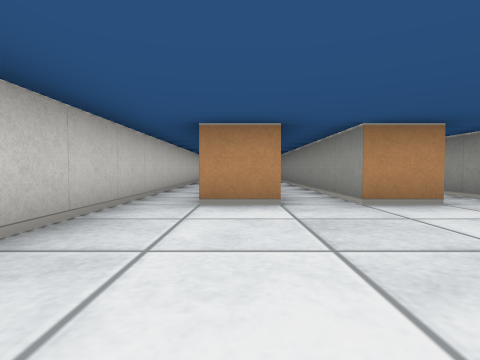
view 1 (above)

18 first-person views from a walk through a cub3D maze. The camera is about half as high as the walls, tilts 2° down and sees 80° across. The floor is counted in squares. Each view is taken from the middle of a square. On the plan, view 1 faces up. The plan holds only what a view shows up to about 9 squares ahead; the rest is blank.

view 2
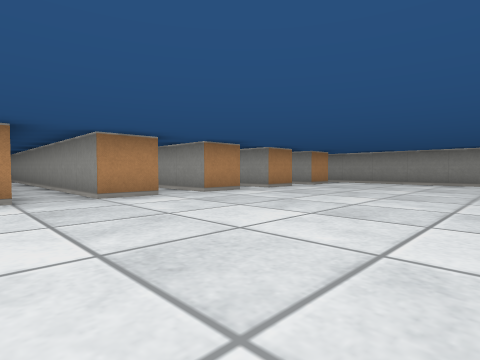

view 3
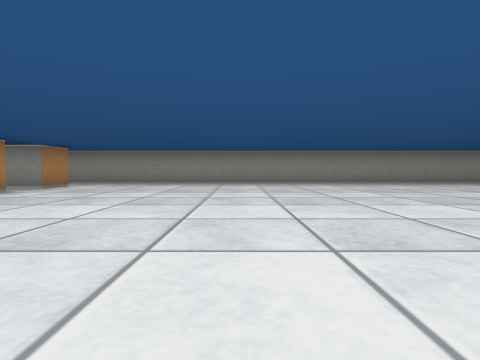

view 4
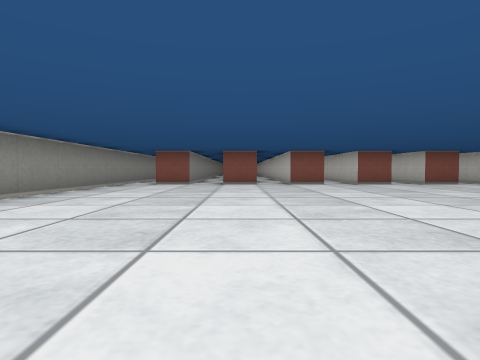

view 5
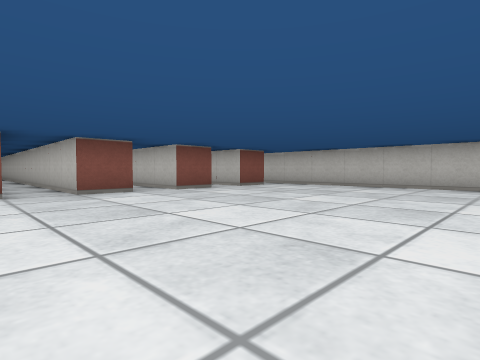

view 6
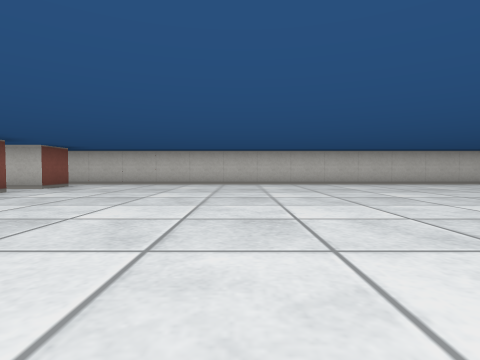

view 7
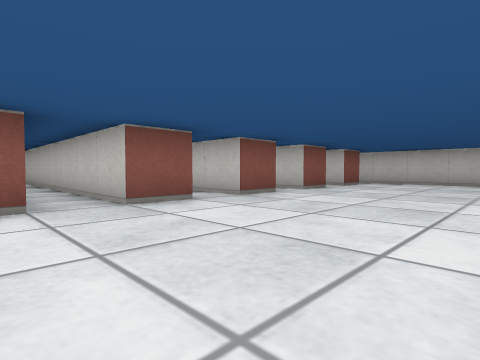

view 8
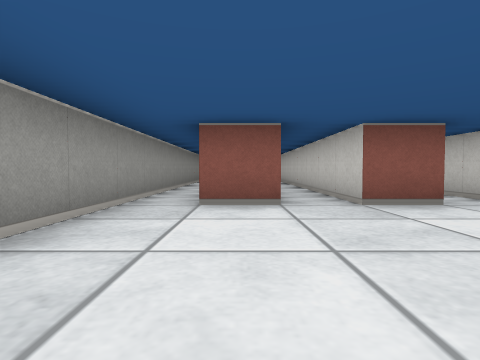

view 9
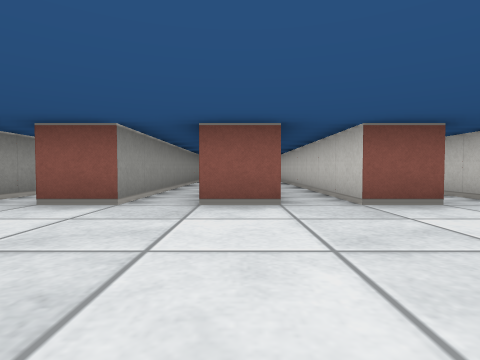

view 10
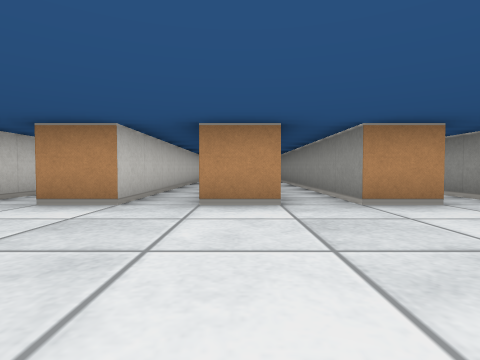

view 11
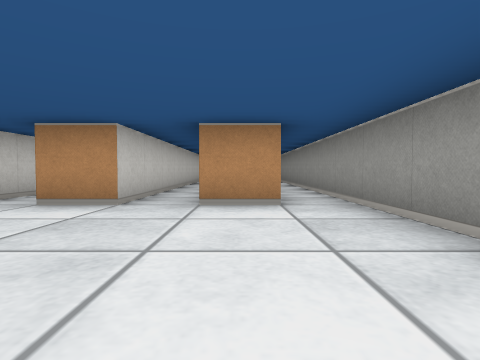

view 12
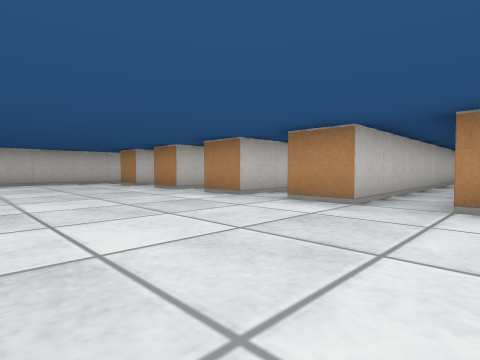

view 13
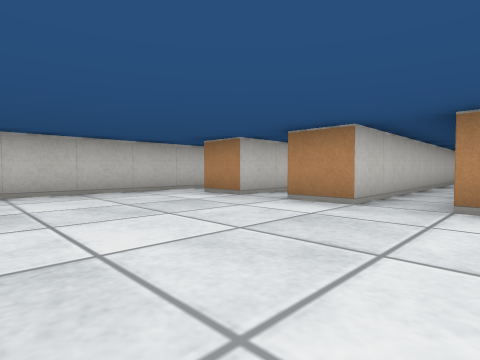

view 14
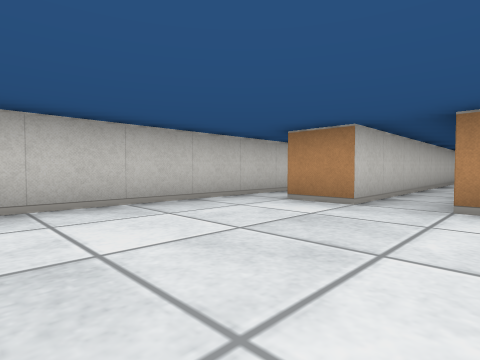

view 15
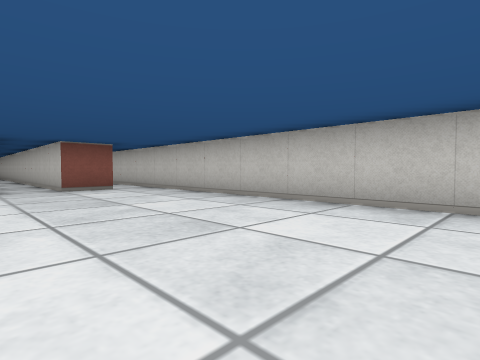

view 16
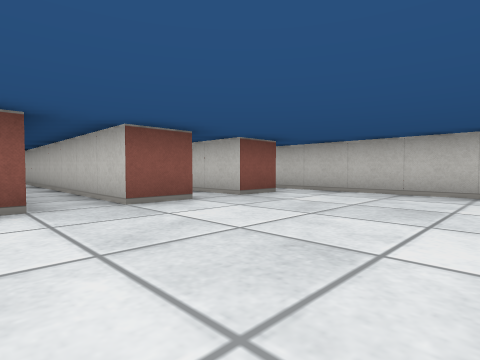

view 17
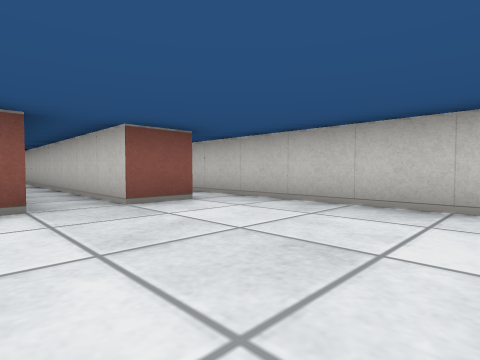

view 18
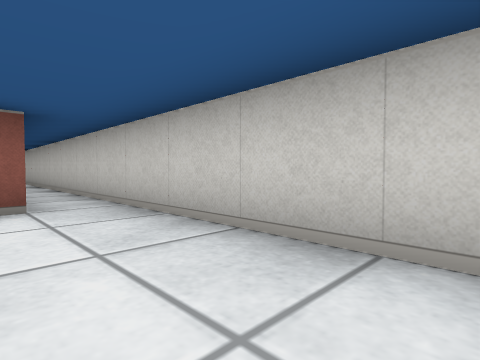

### Floor plan
Points are (right, up) in squares from view 1. A wall is a line through its corners. A room is listed if a view was taken in it or the views show most of it. See-through windows are left out.
Room 1 (views 1, 2, 3, 4, 5, 6, 7, 8, 9, 10, 11, 12, 13, 14, 15, 16, 17, 18)
walls: (3.4, -10.5) (4.5, -10.5) (4.5, -16.2); (5.4, -10.5) (6.5, -10.5) (6.5, -17.5); (1.4, -10.5) (2.5, -10.5) (2.5, -17.5); (-0.6, -10.5) (0.5, -10.5) (0.5, -17.5); (7.5, -16) (7.5, -10.5) (8.5, -10.5); (9.5, -16) (9.5, 3.5); (4.5, 3.5) (3.5, 3.5); (2.5, 3.5) (1.5, 3.5); (6.5, 3.5) (5.5, 3.5); (0.5, 3.5) (-0.5, 3.5); (8.6, 3.5) (7.5, 3.5); (-1.5, 3.5) (-1.5, -17.5)
ways out: opening at (4, 4)

Where each view was taken, in squares from view 1:
view 1: 0 up, 0 right, facing up
view 2: 1 down, 0 right, facing up-right
view 3: 1 down, 1 right, facing right
view 4: 2 down, 6 right, facing down
view 5: 5 down, 6 right, facing down-left
view 6: 6 down, 7 right, facing left
view 7: 7 down, 8 right, facing down-left
view 8: 7 down, 8 right, facing down
view 9: 7 down, 6 right, facing down
view 10: 0 up, 6 right, facing up
view 11: 0 up, 8 right, facing up
view 12: 0 up, 8 right, facing up-left
view 13: 0 up, 4 right, facing up-left
view 14: 0 up, 2 right, facing up-left
view 15: 4 down, 2 right, facing down-left
view 16: 7 down, 4 right, facing down-left
view 17: 7 down, 2 right, facing down-left
view 18: 7 down, 0 right, facing down-left
